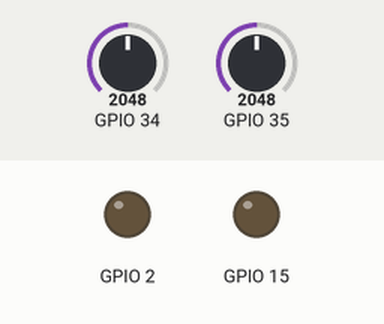
Recording of a sketch running on a simulated ESP32. On the bench: output pins drawn as LEDs (lit = HIGH). Inputs (shaded band) come from the test bench; at power-on: GPIO 34 = 2048, GPIO 35 = 2048. WiFi joins after 1.5 s; servers stay silent unless stated; no MQTT or app messages arrive unless stated; what the sketch prints to the serial monitor is not drawn.

Above: at 0.0 s.
At 1.6 s:
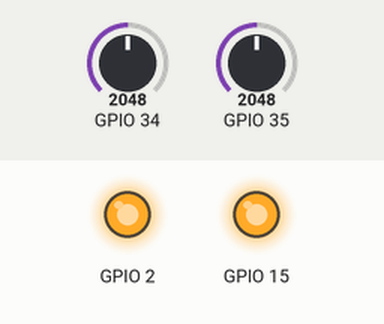
Timing chart, 0 to 3.1 s (numbered marks = the images above):
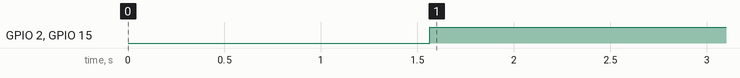

The sketch:

C_digo_wokwi.ino
```cpp
#include <WiFi.h>
#include <PubSubClient.h>

// Update these with values suitable for your network.

const char* ssid = "Wokwi-GUEST";
const char* password = "";
const char* mqtt_server = "23.22.163.175";

//Recebe dados
String my_payload;
String my_topic;

WiFiClient WOKWI_Client;
PubSubClient client(WOKWI_Client);

void setup_wifi() {

  delay(10);
  // We start by connecting to a WiFi network
  Serial.println();
  Serial.print("Connecting to ");
  Serial.println(ssid);

  WiFi.mode(WIFI_STA);
  WiFi.begin(ssid, password);

  while (WiFi.status() != WL_CONNECTED) {
    delay(500);
    Serial.print(".");
  }

  Serial.println("");
  Serial.println("WiFi connected");
  Serial.println("IP address: ");
  Serial.println(WiFi.localIP());
}

void callback(char* topic, byte* payload, unsigned int length) {
 String conc_payload;
 for (int i = 0; i < length; i++) {
    conc_payload += ((char)payload[i]);
  }
  my_payload = conc_payload;
  my_topic = topic;
}

void reconnect() {
  // Loop until we're reconnected
  while (!client.connected()) {
    Serial.print("Attempting MQTT connection...");
    if (client.connect("WOKWI_Client")) {
      Serial.println("connected");
      client.subscribe("ESP32_RECEBE");
    } else {
      Serial.print("failed, rc=");
      Serial.print(client.state());
      Serial.println(" try again in 5 seconds");
      // Wait 5 seconds before retrying
      delay(5000);
    }
  }
}

void setup() {
  pinMode(2, OUTPUT);
  pinMode(15, OUTPUT);
  Serial.begin(115200);
  setup_wifi();
  client.setServer(mqtt_server, 1883);
  client.setCallback(callback);
}

void Conexao_WIFI(){
  if(WiFi.status())
  digitalWrite(2, HIGH);
  else
  digitalWrite(2, LOW);
}

void Conexao_MQTT(){
  if(client.connected())
  digitalWrite(15, HIGH);
  else
  digitalWrite(15, LOW);
}

void Publica_Dados_Potencia(){
  int Valor_POT;
  Valor_POT = analogRead(34);
  client.publish("TOPICO_POT",String(Valor_POT).c_str());
  delay(1000);
}

void Publica_Dados_Corrente(){
  int Valor_CORRENTE;
  Valor_CORRENTE = analogRead(35);
  client.publish("TOPICO_CORRENTE",String(Valor_CORRENTE).c_str());
  delay(1000);
}

void loop() {
  reconnect();
  client.loop();
  Conexao_WIFI();
  Conexao_MQTT();
  Publica_Dados_Corrente();
  Publica_Dados_Potencia();
}
```

Measured:
- by itself, GPIO 2, GPIO 15: LOW → HIGH at 1.6 s
